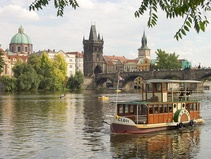
#> input picture Machine-Vison/seam_carving/inputSeamCarvingPrague.jpg, 211 x 159 px, shrunk from 640 x 480 before the run
$ python SeamCarvingReduceHeight.py
#> lines starting #> are read from the running program, lines starting #| are printed output that depends on the picture
### Machine-Vison/seam_carving/energyImage.py

import cv2
import numpy as np
import matplotlib.pyplot as plt
import sys
import numpy as np
from imageio import imread, imwrite
from scipy.ndimage.filters import convolve
from tqdm import trange


from scipy.ndimage import sobel, gaussian_filter1d, convolve1d, prewitt
from scipy.linalg import norm
import numpy as np

def energy_image(img):
    '''
    Compute the energy image of an image
    :param img: input image dimensions (MxNx3) of type uint8
    :return: energy image (MxN) of type double
    '''

    filter_dx = np.array([[0.25,0.5,0.25],
                   [0,0,0],
                   [-0.25,-0.5,-0.25]])

    filter_dx = np.stack([filter_dx] * 3, axis=2)
    # The folloing filter is used to compute the gradient in the y direction
    filter_dy = np.array([[0.25,0,-0.25],
                   [0.5,0,-0.5],
                   [0.25,0,-0.25]])

    filter_dy = np.stack([filter_dy] * 3, axis=2)

    img = img.astype('double')
    energy = np.absolute(convolve(img, filter_dx)) + np.absolute(convolve(img, filter_dy))
    energy_map = np.sum(energy, axis=2)
    return energy_map.astype('double')

### Machine-Vison/seam_carving/cumulativeMinimumEnergyMap.py
import cv2
import numpy as np
import matplotlib.pyplot as plt
import sys
import numpy as np
from imageio import imread, imwrite
from scipy.ndimage.filters import convolve
from tqdm import trange
from find_optimal_vertical_seam import *
from find_optimal_horizontal_seam import *


def cumulative_minimum_energy_map(energyImage, seamDirection):
    """
    Function to compute the cumulative minimum energy map of an image
    :param energyImage: energy image of the image
    :param seamDirection: string indicating the direction of seam to be removed

    :return: cumulative minimum energy map of the image
    """
    row = energyImage.shape[0]
    col = energyImage.shape[1]
    dp_energy = []

    if seamDirection == 'VERTICAL':
        dp_energy.append(energyImage[0].tolist())

        for i in range(1, row):
            temp = []
            for j in range(col):
                if j == 0:
                    temp.append(energyImage[i][j] + min(dp_energy[i-1][j], dp_energy[i-1][j+1]))
                elif j == col - 1:
                    temp.append(energyImage[i][j] + min(dp_energy[i-1][j], dp_energy[i-1][j-1]))
                else:
                    temp.append(energyImage[i][j] + min(dp_energy[i-1][j-1], dp_energy[i-1][j], dp_energy[i-1][j+1]))
            dp_energy.append(temp)
        dp_return = np.asarray(dp_energy, dtype=np.double)


    if seamDirection == 'HORIZONTAL':
        dp_energy.append(energyImage[:,0].tolist())

        for i in range(1, col):
            temp = []
            for j in range(row):
                if j == 0:
                    temp.append(energyImage[j][i] + min(dp_energy[i-1][j], dp_energy[i-1][j+1]))
                elif j == row - 1:
                    temp.append(energyImage[j][i] + min(dp_energy[i-1][j], dp_energy[i-1][j-1]))
                else:
                    temp.append(energyImage[j][i] + min(dp_energy[i-1][j-1], dp_energy[i-1][j], dp_energy[i-1][j+1]))
            dp_energy.append(temp)
        dp_return = np.asarray(dp_energy, dtype=np.double).T
    return dp_return

### Machine-Vison/seam_carving/find_optimal_horizontal_seam.py
import cv2
import numpy as np
import matplotlib.pyplot as plt
import sys
import numpy as np
from imageio import imread, imwrite
from scipy.ndimage.filters import convolve
from tqdm import trange


def find_optimal_horizontal_seam(cumulativeEnergyMap):
    """
    Function to get the horizontal seam in a picture

    :param cumulativeEnergyMap: cumulative energy map of the image
    :return: optimal horizontal seam of the image
    """
    # backtracking to get the seam
    #print(cumulativeEnergyMap)
    row = len(cumulativeEnergyMap)
    col = len(cumulativeEnergyMap[0])
    seam = [0] * col
    seam[col-1] = np.argmin(cumulativeEnergyMap[:,col-1])
    for i in range(col-2, -1, -1):
        j = seam[i+1]
        #print(f'j {j}')
        if j == 0:
            seam[i] = np.argmin(cumulativeEnergyMap[j:j+2,i]) + j
        elif j == row - 1:
            #print(f'{cumulativeEnergyMap[i][j-1:j+1]}')
            seam[i] = np.argmin(cumulativeEnergyMap[j-1:j+1,i]) + j-1
        else:
            #print(f'{cumulativeEnergyMap[i][j-1:j+2]}')
            seam[i] = np.argmin(cumulativeEnergyMap[j-1:j+2,i]) + j-1
    return seam

### Machine-Vison/seam_carving/reduce_Height.py
import cv2
import numpy as np
import matplotlib.pyplot as plt
import sys
import numpy as np
from imageio import imread, imwrite
from scipy.ndimage.filters import convolve
from tqdm import trange
from find_optimal_horizontal_seam import *
from energyImage import *
from find_optimal_vertical_seam import *
from cumulativeMinimumEnergyMap import cumulative_minimum_energy_map


def reduceHeight(im, energyImage):
    """
    Function to reduce the height of the image by 1 pixel

    :param im: image
    :param energyImage: energy image of the image
    :return: reduced image
    """
    # get the cumulative minimum energy map
    cumulativeEnergyMap = cumulative_minimum_energy_map(energyImage, 'HORIZONTAL')
    # get the seam
    seam = find_optimal_horizontal_seam(cumulativeEnergyMap)
    # remove the seam
    # return the image with reduced height
    r,c,_ = im.shape
    newImg = np.zeros((r,c,3))
    for i,j in enumerate(seam):
        newImg[0:j,i,:] = im[0:j,i,:] #copy the first part of the image
        newImg[j:r-1,i,:] = im[j+1:r,i,:] #copy the second part of the image

    newCumulativeEnergyMap = np.zeros((r,c))
    for i,j in enumerate(seam):
        newCumulativeEnergyMap[0:j,i] = cumulativeEnergyMap[0:j,i]
        newCumulativeEnergyMap[j:r-1,i] = cumulativeEnergyMap[j+1:r,i]

    return newImg[:-1,:,:].astype(np.uint8), newCumulativeEnergyMap[:-1,:]

### Machine-Vison/seam_carving/SeamCarvingReduceHeight.py
import cv2
import numpy as np
import matplotlib.pyplot as plt
import sys
import numpy as np
from imageio import imread, imwrite
from scipy.ndimage.filters import convolve
from tqdm import trange
from find_optimal_vertical_seam import *
from find_optimal_horizontal_seam import *
from reduce_Width import *
from reduce_Height import *
from  energyImage import *
from cumulativeMinimumEnergyMap import *

#load the image
#reduce  of the image by 100 pixels
image = cv2.imread('inputSeamCarvingPrague.jpg')
#> image is the input picture: shape (159, 211, 3); mean B, G, R 132.7, 149.6, 156.5
im1 = cv2.cvtColor(image, cv2.COLOR_BGR2RGB)
print(f'Original image size {im1.shape}')
#| Original image size (159, 211, 3)
energyImage = energy_image(im1)
for i in range(100):
    im1,_ = reduceHeight(im1, energyImage)
    energyImage = energy_image(im1)
#> this loop made 100 passes
#> pass 1, in cumulative_minimum_energy_map, `dp_return = np.asarray(dp_energy, dtype=np.double).T`:
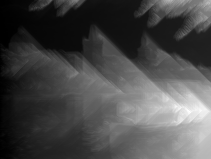
#> dp_return: shape (159, 211) float64; min 10, max 28058.5, mean 8133.3; drawn with min black and max white
#> pass 1, in energy_image (call 2), `energy = np.absolute(convolve(img, filter_dx)) + np.absolute(convolve(..`:
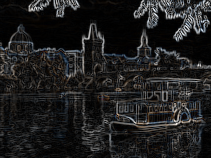
#> energy: shape (158, 211, 3) float64; mean R, G, B 107.6, 106.7, 107.1; drawn with min black and max white
#> after the loop:
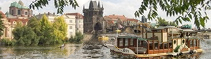
#> im1: shape (59, 211, 3); mean R, G, B 145.1, 137.1, 115.2
plt.imshow(im1)
print(f'Reduce width of image {im1.shape}')
#| Reduce width of image (59, 211, 3)
cv2.imwrite('outputReduceHeightPrague.png', cv2.cvtColor(im1, cv2.COLOR_RGB2BGR))


#reduce width of the image by 100 pixels
image2 = cv2.imread('inputSeamCarvingMall.jpg')
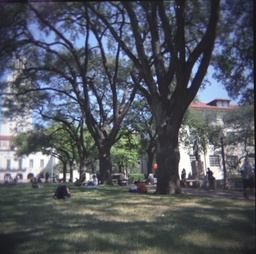
#> input picture Machine-Vison/seam_carving/inputSeamCarvingMall.jpg, 256 x 254 px, shrunk from 775 x 769 before the run
#> image2 is the input picture: shape (254, 256, 3); mean B, G, R 96.4, 88.4, 83.8
im2 = cv2.cvtColor(image2, cv2.COLOR_BGR2RGB)
print(f'Original image size {im2.shape}')
#| Original image size (254, 256, 3)
energyImage = energy_image(im2)
for i in range(100):
    im2,_ = reduceHeight(im2, energyImage)
    energyImage = energy_image(im2)
#> this loop made 100 passes
#> pass 1, in cumulative_minimum_energy_map (call 101), `dp_return = np.asarray(dp_energy, dtype=np.double).T`:
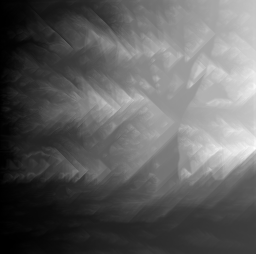
#> dp_return: shape (254, 256) float64; min 0, max 33185.5, mean 12449.4; drawn with min black and max white
#> pass 1, in energy_image (call 103), `energy = np.absolute(convolve(img, filter_dx)) + np.absolute(convolve(..`:
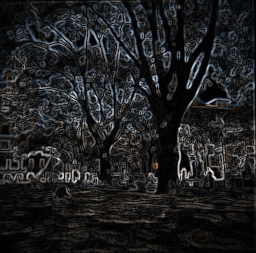
#> energy: shape (253, 256, 3) float64; mean R, G, B 102, 104.1, 107.5; drawn with min black and max white
#> after the loop:
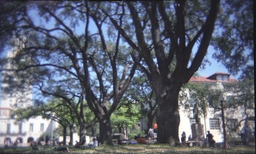
#> im2: shape (154, 256, 3); mean R, G, B 93.4, 98.7, 111.9
plt.imshow(im2)
print(f'Reduce width of image {im2.shape}')
#| Reduce width of image (154, 256, 3)
cv2.imwrite('outputReduceHeightMall.png', cv2.cvtColor(im2, cv2.COLOR_RGB2BGR))
